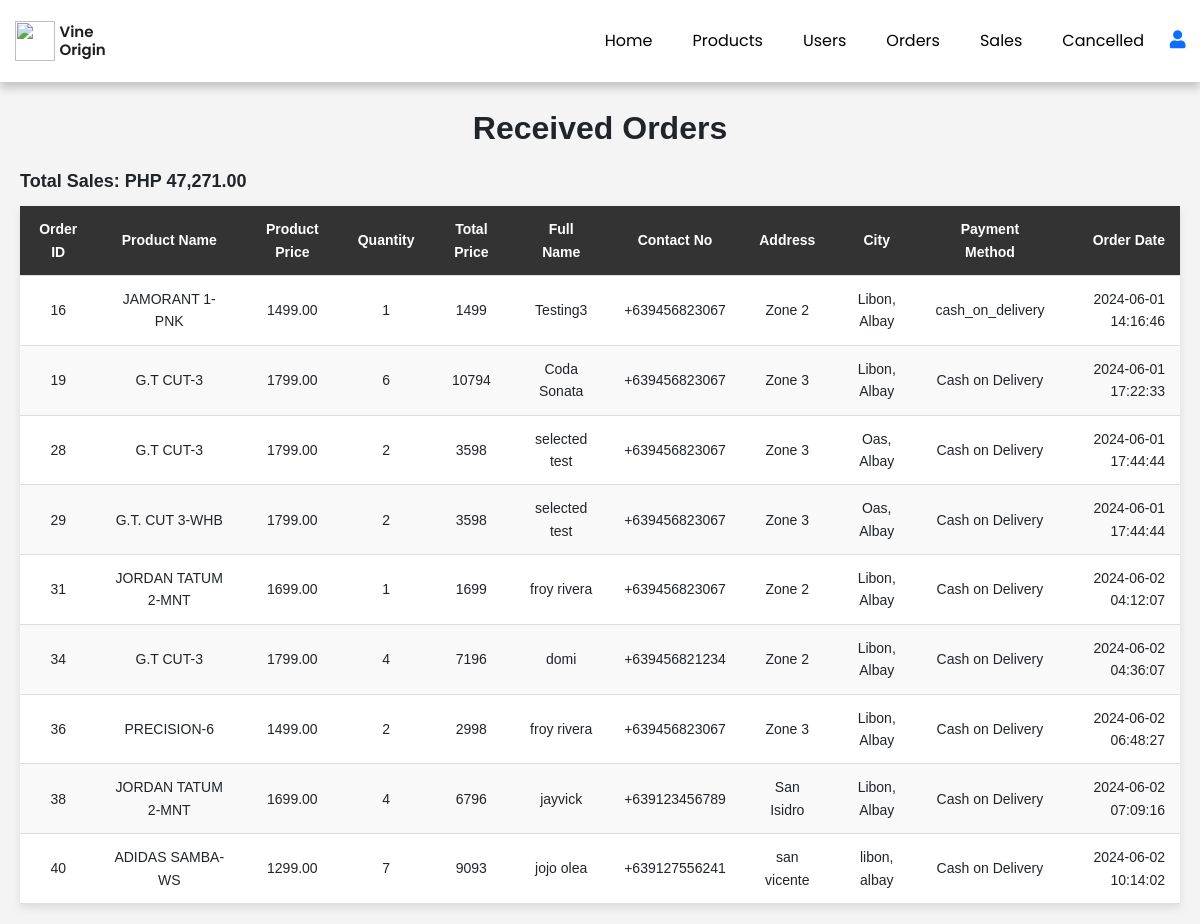
The app's page /visitor_landing/total_order.php (signed in) with its own data.
### tables this page shows
CREATE TABLE `orders` (
  `order_id` int(11) NOT NULL,
  `user_id` int(11) DEFAULT NULL,
  `product_name` varchar(255) NOT NULL,
  `product_price` float(8,2) NOT NULL,
  `quantity` int(11) DEFAULT NULL,
  `price_total` int(11) NOT NULL,
  `full_name` varchar(255) NOT NULL,
  `contact_no` varchar(20) NOT NULL,
  `address` varchar(255) NOT NULL,
  `city` varchar(255) NOT NULL,
  `payment_method` varchar(55) NOT NULL,
  `order_date` timestamp NOT NULL DEFAULT current_timestamp(),
  `status` char(1) DEFAULT 'p' COMMENT 'p - pending\r\nt - to receive\r\nr - received\r\nc - cancelled'
);

### visitor_landing/total_order.php (the view, shortened to what this page needs)
<?php
include('server/connection.php');
?>
<!DOCTYPE html>
<html lang="en">
<head>
<?php include('header.php'); ?>
    <link rel="stylesheet" href="assets/css/admin.css">
    <?php include('admin_navbar.php'); ?>
</head>
<body>
    <div class="boxt">
    <h1>Received Orders</h1>
    <?php
    $total_sales_query = "SELECT SUM(price_total) AS total_sales FROM orders WHERE status = 'R'";
    $total_sales_result = mysqli_query($conn, $total_sales_query);
    $total_sales_row = mysqli_fetch_assoc($total_sales_result);
    $total_sales = $total_sales_row['total_sales'];
    echo "<p>Total Sales: PHP " . number_format($total_sales, 2) . "</p>";
    ?>
    <table>
        <thead>
            <tr>
                <th>Order ID</th>
                <th>Product Name</th>
                <th>Product Price</th>
                <th>Quantity</th>
                <th>Total Price</th>
                <th>Full Name</th>
                <th>Contact No</th>
                <th>Address</th>
                <th>City</th>
                <th>Payment Method</th>
                <th>Order Date</th>
            </tr>
        </thead>
        <tbody>
            <?php
            $received_orders_query = "SELECT * FROM orders WHERE status = 'R'";
            $received_orders_result = mysqli_query($conn, $received_orders_query);
            if (mysqli_num_rows($received_orders_result) > 0) {
                while ($row = mysqli_fetch_assoc($received_orders_result)) {
                    echo "<tr>";
                    echo "<td>{$row['order_id']}</td>";
                    echo "<td>{$row['product_name']}</td>";
                    echo "<td>{$row['product_price']}</td>";
                    echo "<td>{$row['quantity']}</td>";
                    echo "<td>{$row['price_total']}</td>";
                    echo "<td>{$row['full_name']}</td>";
                    echo "<td>{$row['contact_no']}</td>";
                    echo "<td>{$row['address']}</td>";
                    echo "<td>{$row['city']}</td>";
                    echo "<td>{$row['payment_method']}</td>";
                    echo "<td>{$row['order_date']}</td>";
                    echo "</tr>";
                }
            } else {
                echo "<tr><td colspan='13'>No received orders found.</td></tr>";
            }
            ?>
        </tbody>
    </table>
        </div>
</body>
</html>

### visitor_landing/header.php (shortened to what this page needs)
<head>
  <link href="https://cdn.jsdelivr.net/npm/bootstrap@5.1.3/dist/css/bootstrap.min.css" rel="stylesheet">
    <link rel="stylesheet" href="https://use.fontawesome.com/releases/v5.15.4/css/all.css"/>
    <link rel="stylesheet" href="assets/css/style.css"/>
</head>

### visitor_landing/admin_navbar.php (shortened to what this page needs)
<nav class="navbar add-shadow navbar-expand-lg navbar-light bg-white py-3 ">
    <div class="container-fluid">
      <img class="logo" src="assets/images/vineOrigin.png"/>
      <h2 class="brand">Vine Origin</h2>
      <div class="collapse navbar-collapse navbar-buttons" id="navbarSupportedContent">
        <ul class="navbar-nav me-auto mb-2 mb-lg-0 ">
          <li class="nav-item">
            <a class="nav-link" href="adminpage.php">Home</a>
          </li>
          <li class="nav-item">
            <a class="nav-link" href="addproducts.php">Products</a>
          </li>
          <li class="nav-item">
            <a class="nav-link" href="total_users.php">Users</a>
          </li>
          <li class="nav-item">
            <a class="nav-link" href="pending_orders.php">Orders</a>
          </li>
          <li class="nav-item">
            <a class="nav-link" href="total_order.php">Sales</a>
          </li>
          <li class="nav-item">
            <a class="nav-link" href="cancelled_order.php">Cancelled</a>
          </li>
          <li class="nav-item">
            <a href="admin_account.php"><i class="fas fa-user"></i></a>
        </li>
        </ul>
      </div>
    </div>
  </nav>

### visitor_landing/assets/css/style.css (style rules this page uses)
:root { --blue: #2980b9; --red: rgb(255, 0, 0); --orange: orange; --black: #333; --white: #fff; --bg-color: #eee; --dark-bg: rgba(0, 0, 0, .7); --box-shadow: 0 .5rem 1rem rgba(0, 0, 0, .1); --border: .1rem solid #999; }
.navbar-buttons { margin-left: 40%; }
* { margin: 0; padding: 0; box-sizing: border-box; }
body { font-family: "Poppins", sans-serif; overflow: hidden; }
h1 { font-size: 2.5rem; font-weight: 700; }
h2 { font-size: 1.8rem; font-weight: 600; }
.logo { margin-left: 7px; }
.nav-item a i { font-size: 18px; margin-right: 18px; }
.navbar { font-size: 16px; padding-top: 2rem !important; padding-bottom: 2rem !important; top: 0; left: 0; }
.add-shadow { box-shadow: 0 6px 9px rgba(0, 0, 0, 0.2) !important; }
.navbar-light .navbar-nav .nav-link { padding: 0 20px; color: #000; transition: o.4s ease; }
.navbar i { font-size: 1.2rem; padding: 0 0.7px; transition: 0.4s ease; cursor: pointer; margin-left: 5px; }
.logo { width: 40px; height: 40px; }
.navbar .brand { color: #1d1d1d; margin: 3px 5px; font-size: 1.5rem; }
td:last-child { text-align: right; }
th:last-child { text-align: right; }
html { font-size: 62.5%; overflow-x: hidden; }

### visitor_landing/assets/css/admin.css (style rules this page uses)
.boxt { font-family: Arial, sans-serif; line-height: 1.6; background-color: #f4f4f4; padding: 20px; }
h1 { text-align: center; margin-bottom: 20px; margin-top: 7px; font-size: 32px; }
p { font-size: 18px; font-weight: bold; }
table { width: 100%; border-collapse: collapse; background-color: #fff; box-shadow: 0 4px 8px rgba(0, 0, 0, 0.1); }
table th, table td { padding: 12px 15px; text-align: center; border-bottom: 1px solid #ddd; font-size: 14px; }
table th { background-color: #333; font-weight: bold; color: #fff; }
tbody tr:nth-child(even) { background-color: #f9f9f9; }

### records on screen
orders: order_id "16", product_name "JAMORANT 1-PNK", product_price "1499.00", quantity "1", price_total "1499", full_name "Testing3", contact_no "+639456823067", address "Zone 2", city "Libon, Albay", payment_method "cash_on_delivery", order_date "2024-06-01 14:16:46"
orders: order_id "19", product_name "G.T CUT-3", product_price "1799.00", quantity "6", price_total "10794", full_name "Coda Sonata", contact_no "+639456823067", address "Zone 3", city "Libon, Albay", payment_method "Cash on Delivery", order_date "2024-06-01 17:22:33"
orders: order_id "28", product_name "G.T CUT-3", product_price "1799.00", quantity "2", price_total "3598", full_name "selected test", contact_no "+639456823067", address "Zone 3", city "Oas, Albay", payment_method "Cash on Delivery", order_date "2024-06-01 17:44:44"
orders: order_id "29", product_name "G.T. CUT 3-WHB", product_price "1799.00", quantity "2", price_total "3598", full_name "selected test", contact_no "+639456823067", address "Zone 3", city "Oas, Albay", payment_method "Cash on Delivery", order_date "2024-06-01 17:44:44"
orders: order_id "31", product_name "JORDAN TATUM 2-MNT", product_price "1699.00", quantity "1", price_total "1699", full_name "froy rivera", contact_no "+639456823067", address "Zone 2", city "Libon, Albay", payment_method "Cash on Delivery", order_date "2024-06-02 04:12:07"
orders: order_id "34", product_name "G.T CUT-3", product_price "1799.00", quantity "4", price_total "7196", full_name "domi", contact_no "+639456821234", address "Zone 2", city "Libon, Albay", payment_method "Cash on Delivery", order_date "2024-06-02 04:36:07"
orders: order_id "36", product_name "PRECISION-6", product_price "1499.00", quantity "2", price_total "2998", full_name "froy rivera", contact_no "+639456823067", address "Zone 3", city "Libon, Albay", payment_method "Cash on Delivery", order_date "2024-06-02 06:48:27"
orders: order_id "38", product_name "JORDAN TATUM 2-MNT", product_price "1699.00", quantity "4", price_total "6796", full_name "jayvick", contact_no "+639123456789", address "San Isidro", city "Libon, Albay", payment_method "Cash on Delivery", order_date "2024-06-02 07:09:16"
orders: order_id "40", product_name "ADIDAS SAMBA-WS", product_price "1299.00", quantity "7", price_total "9093", full_name "jojo olea", contact_no "+639127556241", address "san vicente", city "libon, albay", payment_method "Cash on Delivery", order_date "2024-06-02 10:14:02"

### other values on screen
$total_sales "47,271.00"
